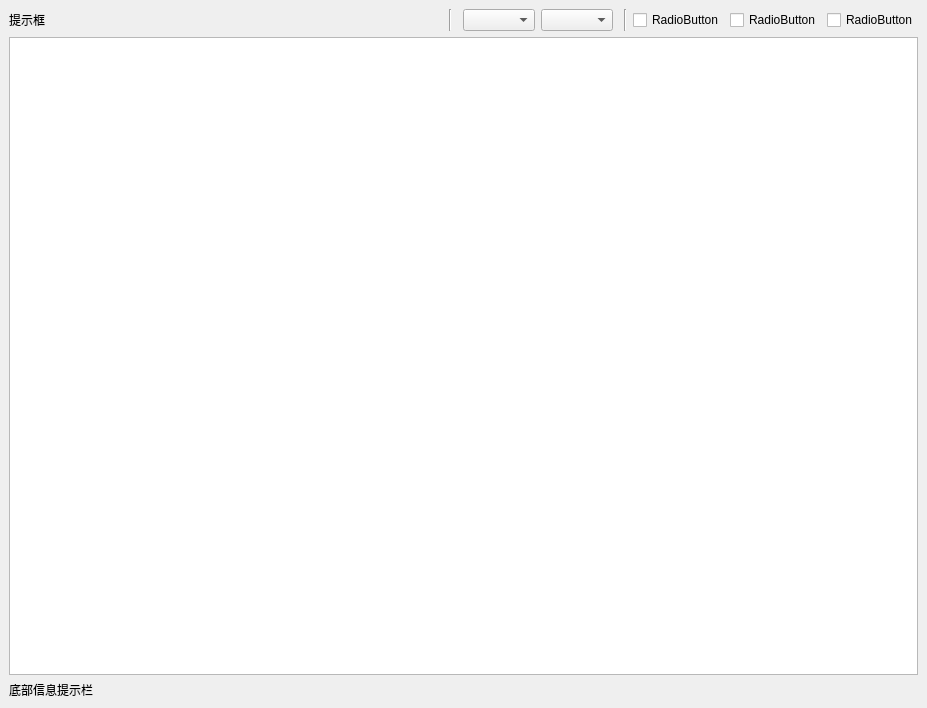
<?xml version="1.0" encoding="UTF-8"?>
<ui version="4.0">
 <class>MainWindow</class>
 <widget class="QMainWindow" name="MainWindow">
  <property name="geometry">
   <rect>
    <x>0</x>
    <y>0</y>
    <width>927</width>
    <height>708</height>
   </rect>
  </property>
  <property name="windowTitle">
   <string>MainWindow</string>
  </property>
  <widget class="QWidget" name="Sub_window">
   <layout class="QGridLayout" name="gridLayout">
    <item row="0" column="0">
     <layout class="QVBoxLayout" name="main_body">
      <item>
       <layout class="QHBoxLayout" name="hl_top" stretch="6,0,0,1,1,0,0,1,1,1">
        <item>
         <widget class="QLabel" name="label_0">
          <property name="text">
           <string>提示框</string>
          </property>
         </widget>
        </item>
        <item>
         <widget class="Line" name="line">
          <property name="orientation">
           <enum>Qt::Vertical</enum>
          </property>
         </widget>
        </item>
        <item>
         <spacer name="horizontalSpacer_2">
          <property name="orientation">
           <enum>Qt::Horizontal</enum>
          </property>
          <property name="sizeHint" stdset="0">
           <size>
            <width>5</width>
            <height>20</height>
           </size>
          </property>
         </spacer>
        </item>
        <item>
         <widget class="QComboBox" name="comboBox_1"/>
        </item>
        <item>
         <widget class="QComboBox" name="comboBox_2"/>
        </item>
        <item>
         <spacer name="horizontalSpacer">
          <property name="orientation">
           <enum>Qt::Horizontal</enum>
          </property>
          <property name="sizeHint" stdset="0">
           <size>
            <width>5</width>
            <height>20</height>
           </size>
          </property>
         </spacer>
        </item>
        <item>
         <widget class="Line" name="line_2">
          <property name="orientation">
           <enum>Qt::Vertical</enum>
          </property>
         </widget>
        </item>
        <item>
         <widget class="QCheckBox" name="checkBox_1">
          <property name="text">
           <string>RadioButton</string>
          </property>
         </widget>
        </item>
        <item>
         <widget class="QCheckBox" name="checkBox_2">
          <property name="text">
           <string>RadioButton</string>
          </property>
         </widget>
        </item>
        <item>
         <widget class="QCheckBox" name="checkBox_3">
          <property name="text">
           <string>RadioButton</string>
          </property>
         </widget>
        </item>
       </layout>
      </item>
      <item>
       <widget class="QTableWidget" name="tableWidget_medium"/>
      </item>
      <item>
       <widget class="QLabel" name="label_bottom">
        <property name="text">
         <string>底部信息提示栏</string>
        </property>
       </widget>
      </item>
     </layout>
    </item>
   </layout>
  </widget>
 </widget>
 <resources/>
 <connections/>
</ui>
